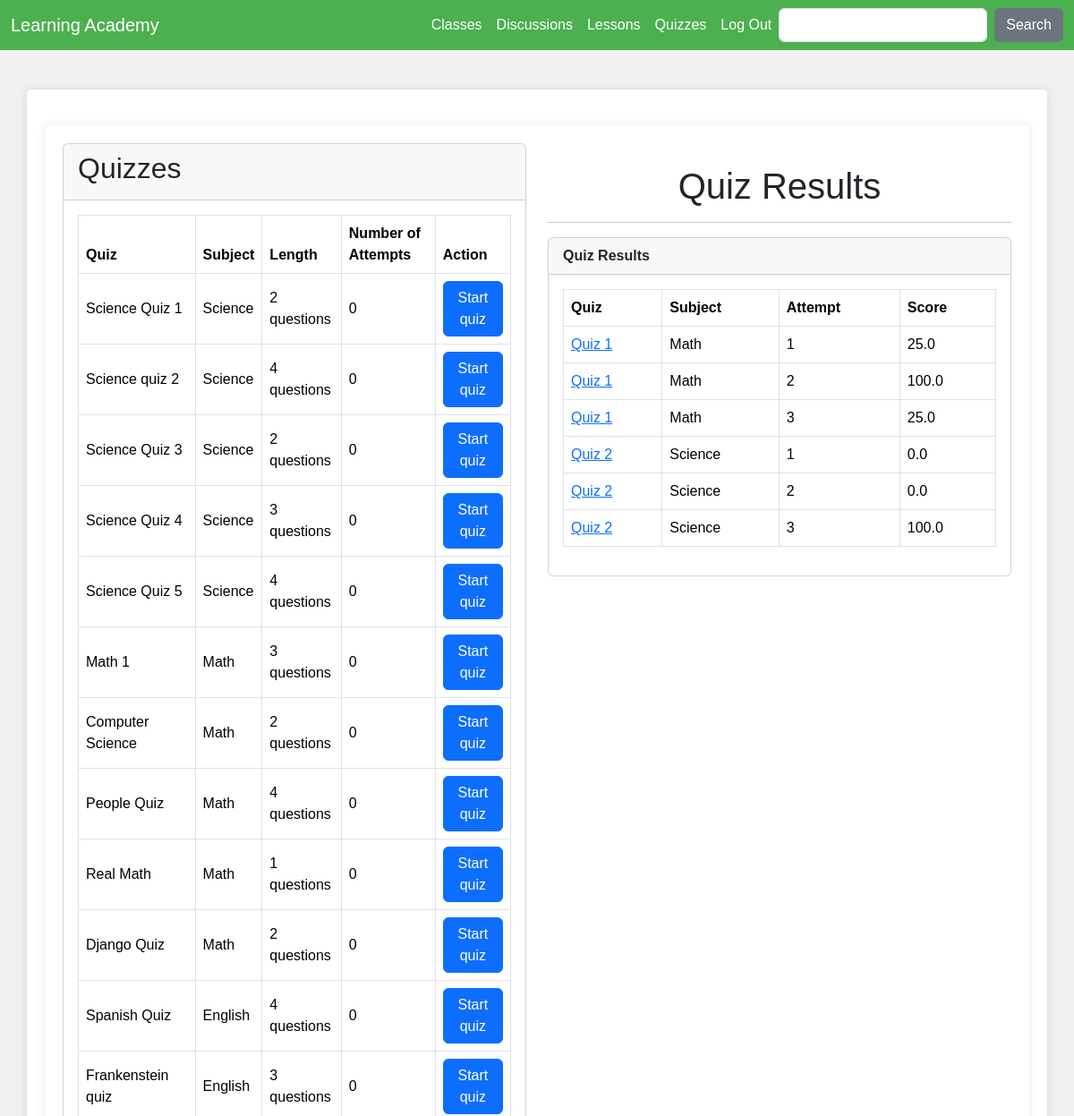
The page /student_quiz_list/ (signed in, upper part) on the database as committed earlier.
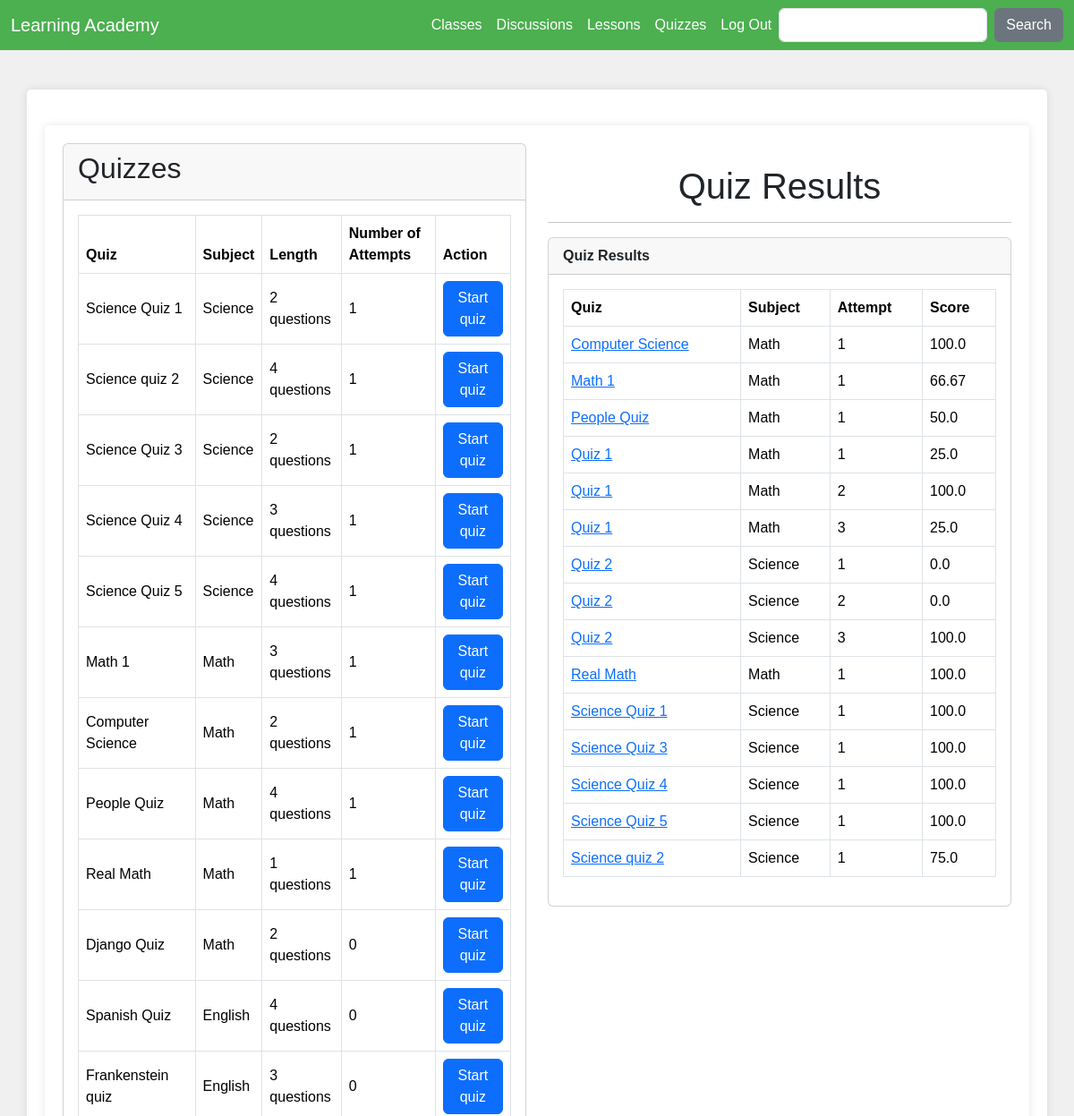
The same page on the database as committed later.
### learn/models.py (models this page shows, shortened)
class Quiz(models.Model):
    subject = models.ForeignKey(Subject, on_delete=models.CASCADE)
    owner = models.ForeignKey(User, on_delete=models.CASCADE, related_name='quizzes')
    name = models.CharField(max_length=255)
    weight = models.DecimalField(max_digits=5, decimal_places=2, default=1.00)  # Default weight is 1

class Subject(models.Model):
    name = models.CharField(max_length=255)
    def __str__(self):
        return self.name

class TakenQuiz(models.Model):
    student = models.ForeignKey(Student, on_delete=models.CASCADE, related_name='taken_quizzes')
    quiz = models.ForeignKey(Quiz, on_delete=models.CASCADE, related_name='taken_quizzes')
    score = models.FloatField()
    date = models.DateTimeField(auto_now_add=True)
    attempt_number = models.IntegerField()

### learn/views.py (the view)
# urls.py: path('student_quiz_list/', StudentQuizListView.as_view(), name='student_quiz_list'),
class StudentQuizListView(TemplateView):
    template_name = "student_quiz_list.html"
    def get_context_data(self, **kwargs):
        context = super().get_context_data(**kwargs)
        student = self.request.user.student
        all_quizzes = Quiz.objects.all()
        available_quizzes = []
        for quiz in all_quizzes:
            num_attempts = TakenQuiz.objects.filter(student=student, quiz=quiz).count()
            if num_attempts < 3:
                quiz.num_attempts = num_attempts
                quiz.questions_count = quiz.questions.count()
                available_quizzes.append(quiz)
        taken_quizzes = student.taken_quizzes.select_related('quiz').order_by('quiz__name')
        context['quizzes'] = available_quizzes
        context['taken_quizzes'] = taken_quizzes
        return context

### learn/templates/student_quiz_list.html
{% extends 'base.html' %}
{% block content %}
<div class="container">
  <div class="row">
    <div class="col-md-6">
      <div class="card">
        <div class="card-header">
          <h2 class="card-title">Quizzes</h2>
        </div>
        <div class="card-body">
          <div class="table-responsive">
            <table class="table table-bordered">
              <thead>
                <tr>
                  <th>Quiz</th>
                  <th>Subject</th>
                  <th>Length</th>
                  <th>Number of Attempts</th>
                  <th>Action</th>
                </tr>
              </thead>
              <tbody>
                {% for quiz in quizzes %}
                  <tr>
                    <td class="align-middle">{{ quiz.name }}</td>
                    <td class="align-middle">{{ quiz.subject }}</td>
                    <td class="align-middle">{{ quiz.questions_count }} questions</td>
                    <td class="align-middle">{{ quiz.num_attempts }}</td>
                    <td class="text-center">
                      <a href="{% url 'take_quiz' quiz.pk %}" class="btn btn-primary">Start quiz</a>
                    </td>
                  </tr>
                {% empty %}
                  <tr>
                    <td class="bg-light text-center font-italic" colspan="5">There are no quizzes right now.</td>
                  </tr>
                {% endfor %}
              </tbody>
            </table>
          </div>
        </div>
      </div>
    </div>
    <div class="col-md-6">
      <h1 class="mt-4 text-center">Quiz Results</h1>
      <hr />
      <div class="card">
          <div class="card-header">
              <strong>Quiz Results</strong>
          </div>
          <div class="card-body">
              <table class="table table-bordered table-hover">
                  <thead class="thead-dark">
                      <tr>
                        <th>Quiz</th>
                        <th>Subject</th>
                        <th>Attempt</th>
                        <th>Score</th>
                      </tr>
                  </thead>
                  <tbody>
                    {% for taken_quiz in taken_quizzes %}
                      <tr>
                        <td>
                          <a href="{% url 'view_attempt' taken_quiz.id %}">
                            {{ taken_quiz.quiz.name }}
                          </a>
                        </td>
                        <td>{{ taken_quiz.quiz.subject }}</td>
                        <td>{{ taken_quiz.attempt_number }}</td>
                        <td>{{ taken_quiz.score }}</td>
                      </tr>
                    {% empty %}
                      <tr>
                        <td class="bg-light text-center font-italic" colspan="4">You haven't completed any quiz yet.</td>
                      </tr>
                    {% endfor %}
                  </tbody>
              </table>
          </div>
      </div>
    </div>
  </div>
</div>
{% endblock %}

### learn/templates/base.html (shortened to what this page needs)
<!doctype html>
<html lang="en">
<head>
  <link href="https://cdn.jsdelivr.net/npm/bootstrap@5.3.2/dist/css/bootstrap.min.css" rel="stylesheet">
</head>
<body>
  <nav class="navbar navbar-expand-lg">
    <div class="container-fluid">
      <a class="navbar-brand" href="{% url 'home' %}">Learning Academy</a>
      <div class="collapse navbar-collapse justify-content-end" id="navbarSupportedContent">
        <ul class="navbar-nav">
          {% if user.is_authenticated %}
          <li class="nav-item">
            <a class="nav-link" href="{% url 'subjects' %}">Classes</a>
          </li>
          <li class="nav-item">
            <a class="nav-link" href="{% url 'post_feed' %}">Discussions</a>
          </li>
          <li class="nav-item">
            <a class="nav-link" href="{% url 'lesson_feed' %}">Lessons</a>
          </li>
          {% if not user.is_student %}
            <li class="nav-item">
              <a class="nav-link" href="{% url 'teacher_quiz_list' %}">Quizzes</a>
            </li>
          {% elif user.is_student %}
            <li class="nav-item">
              <a class="nav-link" href="{% url 'student_quiz_list' %}">Quizzes</a>
            </li>
          {% endif %}
          <li class="nav-item">
              <a class="nav-link" href="{% url 'logout' %}">Log Out</a>
          </li>
        {% endif %}
        </ul>
        <form class ="d-flex" method=POST action ="{% url 'search_bar'%}">
          <input class = "form-control me-2" type ="search" palceholder="Search" aria-label="Search" name="searched">
          <button class="btn btn-secondary" type="submit">Search</button>
        </form>
      </div>
    </div>
  </nav>
  <br/>
  <div class="container">
    {% block content %}
    {% endblock %}
  </div>
</body>
</html>

### learn/templates/base.html (style rules this page uses)
body { background-color: #f0f0f0; font-family: Arial, sans-serif; }
.navbar { background-color: #4CAF50; color: white; }
.navbar-brand, .nav-link { color: white !important; }
.container { background-color: white; padding: 20px; margin-top: 20px; border-radius: 5px; box-shadow: 0 0 10px rgba(0, 0, 0, 0.1); }

Rows that differ between the two databases and show on the page:
computed for Quiz "Science Quiz 1": num_attempts "0" → "1"
computed for Quiz "Science quiz 2": num_attempts "0" → "1"
computed for Quiz "Science Quiz 3": num_attempts "0" → "1"
computed for Quiz "Science Quiz 4": num_attempts "0" → "1"
computed for Quiz "Science Quiz 5": num_attempts "0" → "1"
computed for Quiz "Math 1": num_attempts "0" → "1"
changed Quiz "Computer Science": num_attempts "0" → "1"
computed for Quiz "People Quiz": num_attempts "0" → "1"
changed Quiz "Real Math": num_attempts "0" → "1"
added TakenQuiz: quiz.name "Computer Science", quiz.subject "Math", attempt_number "1", score "100.0"
added TakenQuiz: quiz.name "Math 1", quiz.subject "Math", attempt_number "1", score "66.67"
added TakenQuiz: quiz.name "People Quiz", quiz.subject "Math", attempt_number "1", score "50.0"
added TakenQuiz: quiz.name "Real Math", quiz.subject "Math", attempt_number "1", score "100.0"
added TakenQuiz: quiz.name "Science Quiz 1", quiz.subject "Science", attempt_number "1", score "100.0"
added TakenQuiz: quiz.name "Science Quiz 3", quiz.subject "Science", attempt_number "1", score "100.0"
added TakenQuiz: quiz.name "Science Quiz 4", quiz.subject "Science", attempt_number "1", score "100.0"
added TakenQuiz: quiz.name "Science Quiz 5", quiz.subject "Science", attempt_number "1", score "100.0"
added TakenQuiz: quiz.name "Science quiz 2", quiz.subject "Science", attempt_number "1", score "75.0"
